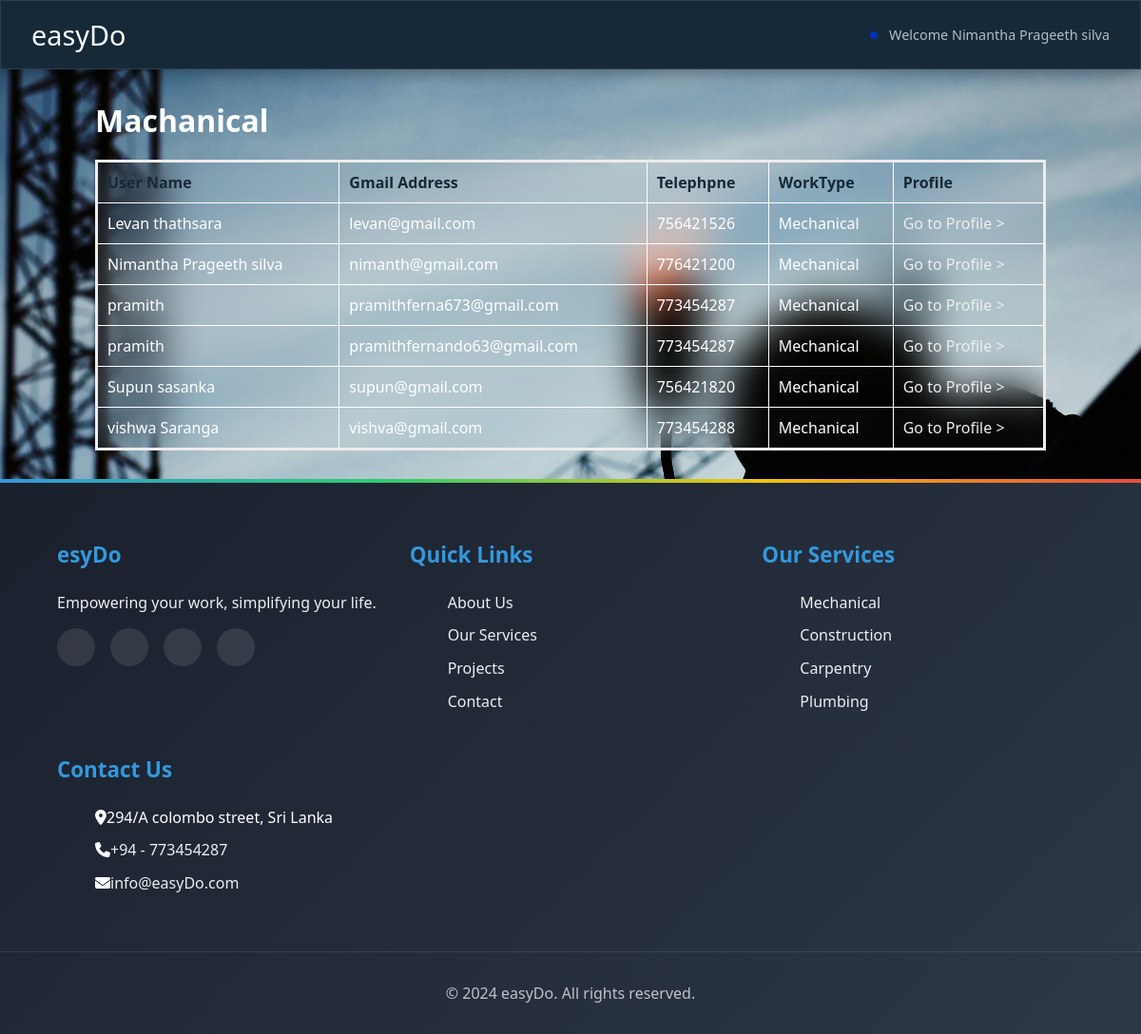
Screenshot of /mechanical.php (signed in) with the database file from the repository.
### tables this page shows
CREATE TABLE `workers` (
  `id` int(100) NOT NULL,
  `user_name` varchar(50) NOT NULL,
  `nic` int(10) NOT NULL,
  `email` varchar(50) NOT NULL,
  `tel_num` int(10) NOT NULL,
  `work_type` varchar(40) NOT NULL,
  `password` varchar(40) NOT NULL,
  `last_login` datetime NOT NULL,
  `is_deleted` tinyint(1) NOT NULL
);

### mechanical.php (the view, shortened to what this page needs)
<?php require_once('includes/connection.php'); ?>
<?php
    $user_list ='';
    $query = "SELECT * FROM workers WHERE work_type='Mechanical' ORDER BY user_name";
    $users = mysqli_query($connection, $query);
    while ($user = mysqli_fetch_assoc($users)) {
            $user_list .= "<tr>";
            $user_list .= "<td>{$user['user_name']}</td>";
            $user_list .= "<td>{$user['email']}</td>";
            $user_list .= "<td>{$user['tel_num']}</td>";
            $user_list .= "<td>{$user['work_type']}</td>";
            $user_list .= "<td><a href=\"profile-mechanical.php?user_id={$user['id']}\">Go to Profile ></a></td>";
            $user_list .= "</tr>";
        }
?>
<!DOCTYPE html>
<html lang="en">
<head>
    <link rel="stylesheet" href="css/workers.css">
</head>
<body>
    <header>
        <div class="appname"><a href="service.php"><h2>easyDo</h2></a></div>
        <div class="loggedin">Welcome <?php  echo $_SESSION['user_name']; ?>
    </header>
    <main>
    <h1> Machanical<span></span></h1>
    <table class="masterlist">
        <tr>
            <th>User Name</th>
            <th>Gmail Address</th>
            <th>Telephpne</th>
            <th>WorkType</th>
            <th>Profile</th>
        </tr>
        <tr>
            <?php echo $user_list; ?>
        </tr>
    </table>
    </main>
    <?php include('includes/footer.php'); ?>
    </body>
</html>

### css/workers.css (style rules this page uses)
* { margin: 0; }
body { font-family: 'Poppins', 'Segoe UI', sans-serif; background: url(img/e7.jpg) no-repeat; background-size: cover; background-position: center; font-size: 16px; }
a { text-decoration: none; color: #eee; }
header { display: contents; background: #162938; padding: 1rem 2rem; box-shadow: 0 4px 15px rgba(0, 0, 0, 0.3); display: flex; justify-content: space-between; align-items: center; margin-bottom: 2rem; border: 1px solid rgba(255, 255, 255, 0.1); }
.appname h2 { color: #ffffff; font-size: 1.8rem; font-weight: 500; }
.loggedin { color: #b2bec3; font-size: 0.9rem; position: relative; padding-left: 20px; }
.loggedin::before { content: ''; position: absolute; left: 0; top: 50%; width: 8px; height: 8px; background: #0031b8; border-radius: 50%; transform: translateY(-50%); }
main { width: 1000px; margin: 30px auto; }
main h1 { margin-bottom: 20px; color: #ffffff; }
table.masterlist { width: 100%; border-collapse: collapse; border:solid #eeecec; backdrop-filter: blur(20px); background: transparent; }
table.masterlist th { background-color: #eeecec; color: #162938; text-align: left; }
table.masterlist td { color: #ffffff; }
table.masterlist th, table.masterlist td { padding: 10px; border-bottom: 1.5px solid #ffffff; border-right: 1.5px solid #fffdfd; backdrop-filter: blur(20px); background: transparent; }

### rows the page displays
workers: user_name "Levan thathsara", email "levan@gmail.com", tel_num "756421526", work_type "Mechanical"
workers: user_name "Nimantha Prageeth silva", email "nimanth@gmail.com", tel_num "776421200", work_type "Mechanical"
workers: user_name "pramith", email "pramithferna673@gmail.com", tel_num "773454287", work_type "Mechanical"
workers: user_name "pramith", email "pramithfernando63@gmail.com", tel_num "773454287", work_type "Mechanical"
workers: user_name "Supun sasanka", email "supun@gmail.com", tel_num "756421820", work_type "Mechanical"
workers: user_name "vishwa Saranga", email "vishva@gmail.com", tel_num "773454288", work_type "Mechanical"

### other values shown
$_SESSION['user_name'] "Nimantha Prageeth silva"
